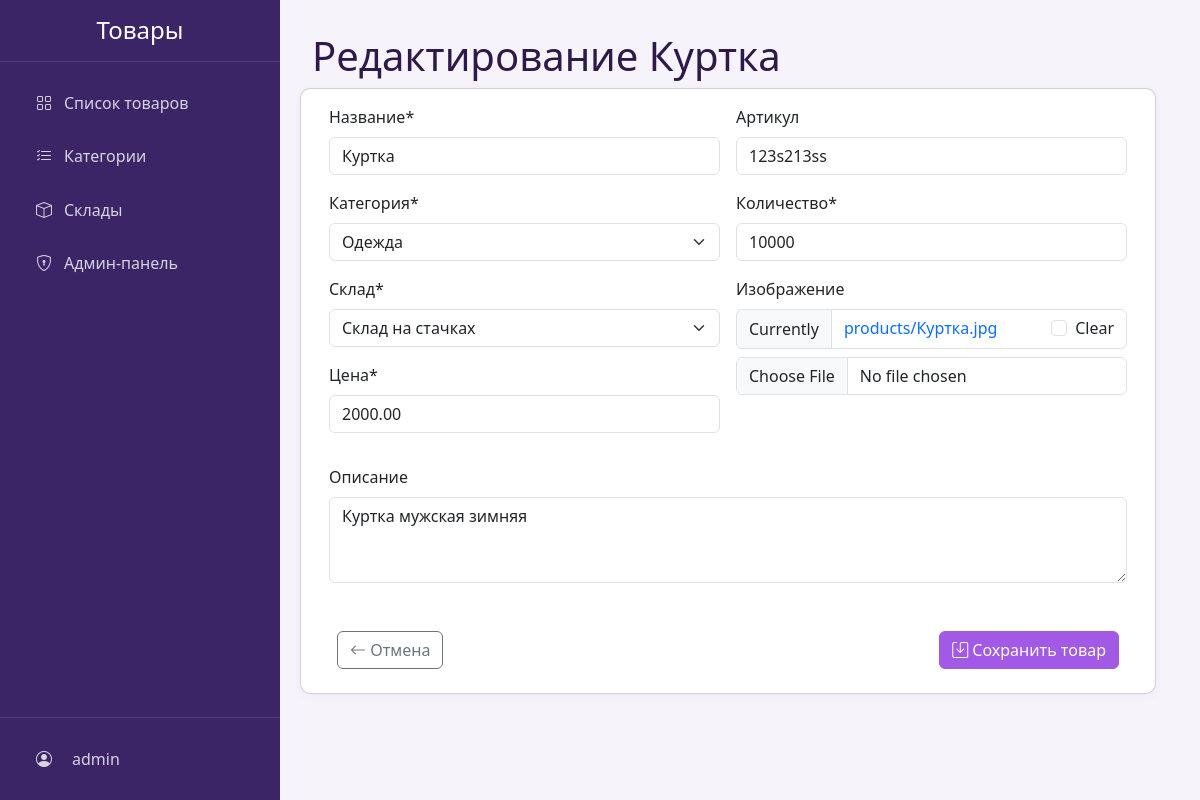
The app's page /products/edit/4/ (signed in) with its own data.
### products/models.py (models this page shows, shortened)
class User(AbstractUser):
    ROLES = (
        ('admin', 'Администратор'),
        ('manager', 'Менеджер'),
        ('client', 'Клиент'),
    )
    role = models.CharField(max_length=10, choices=ROLES, default='client')
    phone = models.CharField(max_length=20, blank=True)
    address = models.TextField(blank=True)

class Product(models.Model):
    name = models.CharField('Название', max_length=200)
    sku = models.CharField('Артикул', max_length=50, unique=True, blank=True)
    description = models.TextField('Описание', blank=True)
    category = models.ForeignKey(Category, on_delete=models.PROTECT, verbose_name='Категория')
    warehouse = models.ForeignKey(Warehouse, on_delete=models.PROTECT, verbose_name='Склад', null=True, blank=True)
    price = models.DecimalField('Цена', max_digits=10, decimal_places=2)
    quantity = models.PositiveIntegerField('Количество', default=0)
    image = models.ImageField('Изображение', upload_to='products/', blank=True, null=True)
    created_at = models.DateTimeField('Дата создания', auto_now_add=True)
    updated_at = models.DateTimeField('Дата обновления', auto_now=True)
    created_by = models.ForeignKey(User, on_delete=models.PROTECT, verbose_name='Создал', null=True, blank=True)
    is_active = models.BooleanField('Активен', default=True)
    class Meta:
        verbose_name = 'Товар'
        verbose_name_plural = 'Товары'
        ordering = ['-created_at']
        permissions = [
            ("can_manage_warehouse_products", "Может управлять товарами склада"),
        ]

### products/views.py (the view)
# urls.py: path('products/edit/<int:pk>/', views.edit_product, name='edit_product'),
@login_required
def edit_product(request, pk):
    product = get_object_or_404(Product, pk=pk)
    can_edit = (
        request.user.is_staff or  # Админ может редактировать все товары
        (hasattr(request.user, 'profile') and  # Менеджер может редактировать только товары своего склада
         request.user.profile.warehouse == product.warehouse)
    )
    if not can_edit:
        raise PermissionDenied
    if request.method == 'POST':
        form = ProductForm(request.POST, request.FILES, instance=product, user=request.user)
        if form.is_valid():
            form.save()
            messages.success(request, f'Товар "{product.name}" успешно обновлен!')
            return redirect('product_list')
    else:
        form = ProductForm(instance=product, user=request.user)
    return render(request, 'products/form.html', {
        'form': form,
        'title': f'Редактирование {product.name}',
        'edit_mode': True
    })

### products/forms.py (shortened to what this page needs)
class ProductForm(forms.ModelForm):
    class Meta:
        model = Product
        fields = ['name', 'sku', 'description', 'category', 'warehouse', 'price', 'quantity', 'image', 'is_active']
        widgets = {
            'description': forms.Textarea(attrs={'rows': 3}),
        }
    def __init__(self, *args, **kwargs):
        self.user = kwargs.pop('user', None)
        self.initial_warehouse = kwargs.pop('initial_warehouse', None)
        super().__init__(*args, **kwargs)
        if self.user and self.user.role == 'manager':
            if hasattr(self.user, 'profile') and self.user.profile.warehouse:
                self.fields['warehouse'].widget = forms.HiddenInput()
                self.fields['warehouse'].initial = self.user.profile.warehouse
            else:
                self.fields['warehouse'].widget = forms.HiddenInput()
        else:
            self.fields['warehouse'].required = True
        if self.user and self.user.is_staff and self.initial_warehouse:
            self.fields['warehouse'].initial = self.initial_warehouse

### products/models.py (called while the page is built)
    def __str__(self):
        return self.name

    def __str__(self):
        return self.name

### products/templates/products/form.html (shortened to what this page needs)
{% extends 'base.html' %}
{% load crispy_forms_filters %}
{% load crispy_forms_tags %}
{% block content %}
<div class="row mb-4">
    <div class="col-md-10">
    <h1>{{ title }}</h1>
</div>
<div class="row justify-content-center">
        <div class="card">
            <div class="card-body">
            <form method="post" enctype="multipart/form-data" id="partForm" novalidate>
                <div class="row g-3">
                    <div class="col-md-6">
                        {{ form.name|as_crispy_field }}
                        {{ form.category|as_crispy_field }}
                        {{ form.warehouse|as_crispy_field }}
                        {{ form.price|as_crispy_field }}
                    </div>
                    <div class="col-md-6">
                        {{ form.sku|as_crispy_field }}
                        {{ form.quantity|as_crispy_field }}
                        {{ form.image|as_crispy_field }}
                    </div>
                    <div class="col-12">
                        {{ form.description|as_crispy_field }}
                    </div>
                </div>
                <div class="d-flex justify-content-between mt-4 p-2">
                    <a href="{% url 'product_list' %}" class="btn btn-outline-secondary">
                        <i class="bi bi-arrow-left"></i> Отмена
                    </a>
                    <button type="submit" class="btn btn-primary" id="submitBtn">
                        <i class="bi bi-save"></i> Сохранить товар
                    </button>
                </div>
            </form>
        </div>
    </div>
</div>
{% endblock %}

### products/templates/base.html (shortened to what this page needs)
<!DOCTYPE html>
<html lang="ru">
<head>
    {% load static %}
    <link rel="stylesheet" href="{% static 'css/variables.css' %}">
    <link rel="stylesheet" href="{% static 'css/base.css' %}">
    <link rel="stylesheet" href="{% static 'css/layout.css' %}">
    <link rel="stylesheet" href="{% static 'css/components.css' %}">
    <link rel="stylesheet" href="{% static 'css/utilities.css' %}">
    <link href="https://cdn.jsdelivr.net/npm/bootstrap@5.3.0/dist/css/bootstrap.min.css" rel="stylesheet">
    <link rel="stylesheet" href="https://cdn.jsdelivr.net/npm/bootstrap-icons@1.10.0/font/bootstrap-icons.css">
</head>
<body>
    {% if user.is_authenticated %}
    <nav class="sidebar" id="sidebar">
        <div class="sidebar-header">
            <h4 class="mb-0 text-center">Товары</h4>
        </div>
        <div class="sidebar-menu">
            <ul class="nav flex-column gap-1 px-2">
                {% if user.role == 'manager' or user.role == 'admin' %}
                    <li class="nav-item">
                        <a class="nav-link text-decoration-none {% if request.resolver_match.url_name == 'product_list' %}active{% endif %}" href="{% url 'product_list' %}">
                            <i class="bi bi-grid"></i> Список товаров
                        </a>
                    </li>
                {% endif %}
                {% if user.role == 'manager' or user.role == 'admin' %}
                    <li class="nav-item">
                        <a class="nav-link text-decoration-none {% if request.resolver_match.url_name == 'category_list' %}active{% endif %}" href="{% url 'category_list' %}">
                            <i class="bi bi-list-check"></i> Категории
                        </a>
                    </li>
                {% endif %}
                {% if user.role == 'admin' %}
                    <li class="nav-item">
                        <a class="nav-link text-decoration-none {% if request.resolver_match.url_name == 'warehouse_list' %}active{% endif %}" href="{% url 'warehouse_list' %}">
                            <i class="bi bi-box"></i> Склады
                        </a>
                    </li>
                {% endif %}
                {% if user.role == 'admin' %}
                    <li class="nav-item">
                        <a class="nav-link text-decoration-none" href="/admin/">
                            <i class="bi bi-shield-lock"></i> Админ-панель
                        </a>
                    </li>
                {% endif %}
            </ul>
        </div>
        <div class="user-info py-0 px-2">
            <div class="sidebar-menu">
                <ul class="nav flex-column gap-1">
                    <li class="nav-item">
                        <a class="nav-link text-decoration-none {% if request.resolver_match.url_name == 'profile' %}active{% endif %}" href="{% url 'profile' %}">
                            <i class="bi bi-person-circle me-2"></i>
                            <span>{{ user.username }}</span>
                        </a>
                    </li>
                </ul>
            </div>
        </div>
    </nav>
    {% endif %}
    <main
        class="main-content"
        id="mainContent"
        style="{% if not  user.is_authenticated %}margin-left: 0px;{% endif %}"
    >
        {% block content %}{% endblock %}
    </main>
</body>
</html>

### static/css/variables.css (style rules this page uses)
:root { --primary-color: #a259e6; --primary-hover: #7c3fa9; --secondary-color: #ceade6; --sidebar-bg: #3b2566; --sidebar-text: #fff; --main-bg: #f6f3fa; --card-bg: #fff; --card-shadow: 0 2px 8px rgba(162, 89, 230, 0.06); --text-dark: #2d1a4a; --text-light: #fff; --success-color: #198754; --danger-color: #dc3545; --warning-color: #ffc107; --info-color: #0dcaf0; --light-color: #f8f9fa; --dark-color: #212529; --sidebar-width: 280px; --header-height: 60px; --border-radius: 12px; --spacing-xs: 0.25rem; --spacing-sm: 0.5rem; --spacing-md: 1rem; --spacing-lg: 1.5rem; --spacing-xl: 2rem; --shadow-sm: 0 .125rem .25rem rgba(0,0,0,.075); --shadow-md: 0 .5rem 1rem rgba(0,0,0,.15); --shadow-lg: 0 1rem 3rem rgba(0,0,0,.175); --transition-speed: 0.3s; --transition-timing: ease-in-out; }

### static/css/base.css (style rules this page uses)
*, *::before, *::after { box-sizing: border-box; margin: 0; padding: 0; }
html { font-size: 16px; line-height: 1.5; -webkit-text-size-adjust: 100%; -webkit-tap-highlight-color: rgba(0, 0, 0, 0); }
body { font-family: -apple-system, BlinkMacSystemFont, "Segoe UI", Roboto, "Helvetica Neue", Arial, sans-serif; color: var(--dark-color); background-color: var(--light-color); -webkit-font-smoothing: antialiased; -moz-osx-font-smoothing: grayscale; }
h1, h2, h3, h4, h5, h6 { margin-bottom: var(--spacing-md); font-weight: 500; line-height: 1.2; }
h1 { font-size: 2.5rem; }
h4 { font-size: 1.5rem; }
a { color: var(--primary-color); text-decoration: none !important; transition: color var(--transition-speed) var(--transition-timing); }
ul, ol { margin-bottom: var(--spacing-md); padding-left: var(--spacing-lg); }
label { display: inline-block; margin-bottom: var(--spacing-xs); }
input, button, select, optgroup, textarea { margin: 0; font-family: inherit; font-size: inherit; line-height: inherit; }
button, input { overflow: visible; }
button, select { text-transform: none; }
button, [type="button"], [type="reset"], [type="submit"] { -webkit-appearance: button; }

### static/css/layout.css (style rules this page uses)
body { min-height: 100vh; display: flex; background: var(--main-bg); color: var(--text-dark); }
.sidebar { width: var(--sidebar-width); background: var(--dark-color); color: white; position: fixed; height: 100vh; overflow-y: auto; transition: all var(--transition-speed) var(--transition-timing); z-index: 1000; }
.sidebar-header { padding: var(--spacing-md); border-bottom: 1px solid rgba(255,255,255,0.1); }
.sidebar-menu { padding: var(--spacing-md) 0; }
.sidebar-menu .nav-link { color: rgba(255,255,255,0.8); padding: var(--spacing-sm) var(--spacing-lg); display: flex; align-items: center; gap: var(--spacing-sm); transition: all var(--transition-speed) var(--transition-timing); }
.sidebar-menu .nav-link i { width: 1.5rem; text-align: center; }
.main-content { margin-left: var(--sidebar-width); flex: 1; padding: 2rem; background: var(--main-bg); min-height: 100vh; color: var(--text-dark); }
.user-info { border-top: 1px solid rgba(255,255,255,0.1); margin-top: auto; }

### static/css/utilities.css (style rules this page uses)
.mb-0 { margin-bottom: 0 !important; }
.mb-2 { margin-bottom: var(--spacing-sm) !important; }
.ml-2 { margin-left: var(--spacing-sm) !important; }
.mb-3 { margin-bottom: var(--spacing-md) !important; }
.mt-4 { margin-top: var(--spacing-lg) !important; }
.mb-4 { margin-bottom: var(--spacing-lg) !important; }
.p-2 { padding: var(--spacing-sm) !important; }
.d-flex { display: flex !important; }
.flex-column { flex-direction: column !important; }
.justify-content-center { justify-content: center !important; }
.justify-content-between { justify-content: space-between !important; }
.text-center { text-align: center !important; }
.btn-primary { background-color: var(--primary-color) !important; border-color: var(--primary-color) !important; color: var(--text-light) !important; }

### products/templates/products/form.html (style rules this page uses)
.card { border-radius: 10px; }

### records on screen
User: username "admin"
Product: name "Куртка", category "Одежда", warehouse "Склад на стачках", price "2000.00", sku "123s213ss", quantity "10000", description "Куртка мужская зимняя"

### other values on screen
{{ title }} "Редактирование Куртка"
